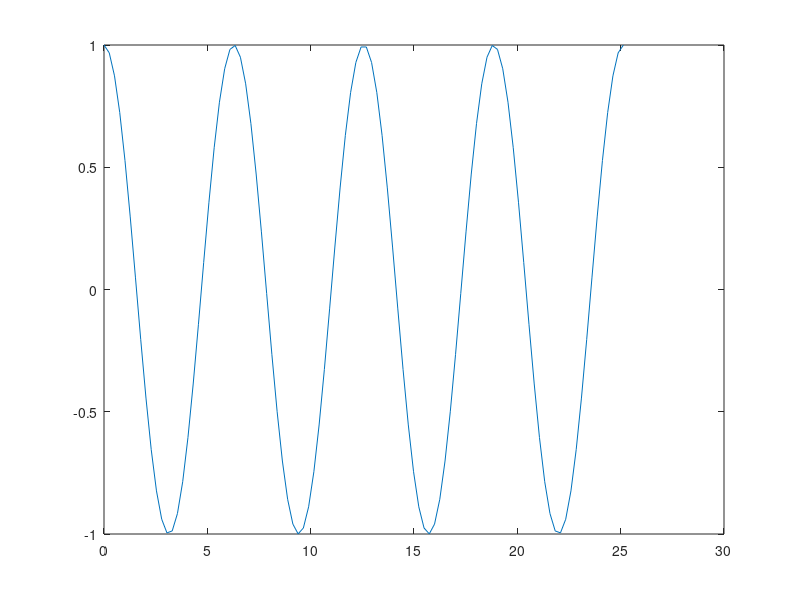

Write MATLAB code to recreate this figure.
%[text] # Sinusoidal Signals
%[text] Examples of sinusoidal signals in MATLAB.
%[text:tableOfContents]{"heading":"Contents"}
%[text] - sine waves
%[text] - cosine waves \
x = linspace(0,8*pi);
%%
%[text] ## Sine Wave
plot(x,sin(x))
title('Sine Wave')
grid on
%%
%[text] ## Cosine Wave
plot(x,cos(x))
%[output:6f1a2b3c]{"layout":"inline"}
%   data: {"layout":"inline"}
%---
%%
%[text] ## Summary
%[text] The sine and cosine functions are $ \\pi/2 $ radians out of phase.

%[appendix]{"version":"1.0"}
%---
%[metadata:view]
%   data: {"layout":"inline"}
%---
